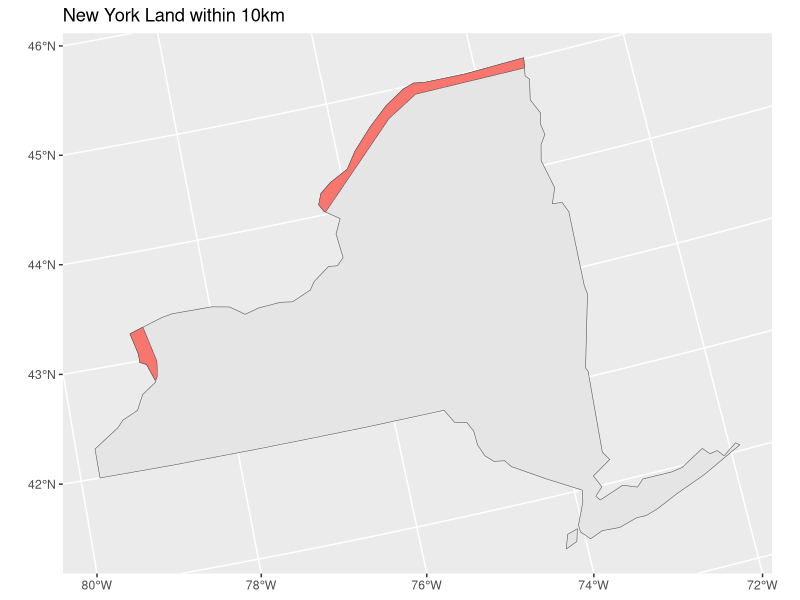

Here is the R script that generated this plot:
#load libraries
library(spData)
library(sf)
library(tidyverse)

#transform the data
world_transformed <- st_transform(world, "+proj=aea +lat_1=29.5 +lat_2=45.5 +lat_0=37.5 +lon_0=-96 +x_0=0 +y_0=0 +ellps=GRS80 +datum=NAD83 +units=m +no_defs")
states_transformed <- st_transform(us_states, "+proj=aea +lat_1=29.5 +lat_2=45.5 +lat_0=37.5 +lon_0=-96 +x_0=0 +y_0=0 +ellps=GRS80 +datum=NAD83 +units=m +no_defs")

#filter the data frames for Canada and NY 
Canada <- world_transformed %>% 
  filter(name_long == "Canada")%>%
  st_buffer(10000)

NY <- states_transformed %>% 
  filter(NAME == "New York") 
#create a 'border' object
Canada_NY<- st_intersection(Canada,NY)

#create map
ggplot()+
  geom_sf(data = NY)+
  geom_sf(data = Canada_NY, aes(fill="red"), show.legend = FALSE) +
  ggtitle("New York Land within 10km")
